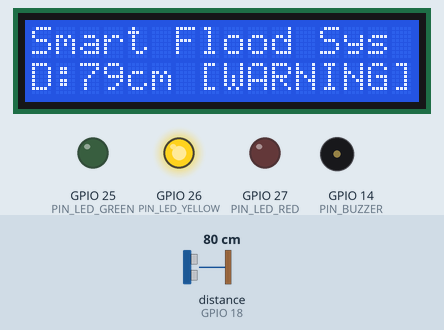
This sketch was run on a simulated ESP32. Shown: 16×2 character LCD, output pins drawn as LEDs (lit = HIGH), buzzer (waves = sounding, pin HIGH). Wiring (inferred from the names in the program): ultrasonic range finder: trigger GPIO 5; echo GPIO 18. The test bench sets the inputs (shaded band); at power-on: distance to the obstacle (sensor on GPIO 18) 80 cm. The echo pulse lasts 58.3 µs per cm; WiFi joins after 1.5 s; servers stay silent unless stated; random numbers use the default seed unless the sketch sets one; no MQTT or app messages arrive unless stated; pins used as bus, display or sensor lines are not drawn; what the sketch prints to the serial monitor is not drawn.

Above: at 3.8 s.
3.9 s: distance to the obstacle (sensor on GPIO 18) set to 54 cm
At 6.0 s:
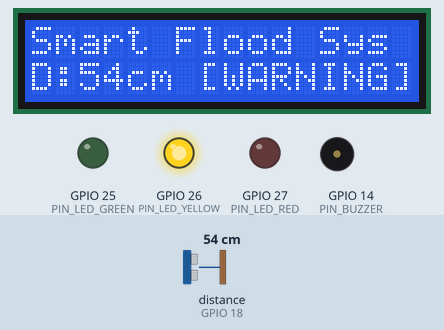
6.6 s: distance to the obstacle (sensor on GPIO 18) set to 45 cm
At 7.4 s:
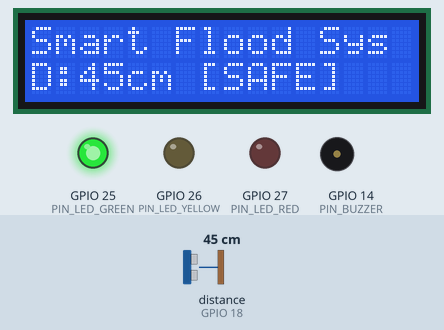
9.3 s: distance to the obstacle (sensor on GPIO 18) set to 120 cm
At 11.9 s:
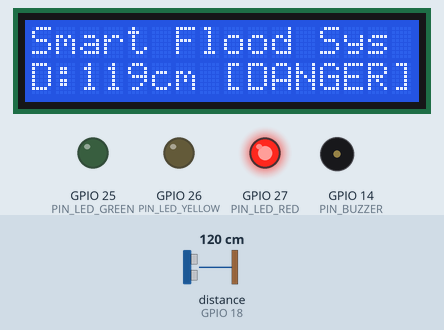
Timing chart, 0 to 13.4 s (numbered marks = the images above; inputs shaded):
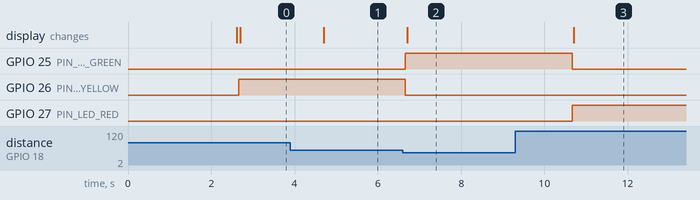

The sketch:

smart_flood_esp32.ino
```cpp
/*
  Smart Flood Detection System — ESP32 Firmware
  ==============================================
  Hardware:
  - ESP32 DevKit-C V4
  - Ultrasonic Sensor HC-SR04
  - 3x LEDs (Green, Yellow, Red) with 220 Ohm resistors
  - Active/Passive Buzzer
  - I2C LCD 16x2 (Address: 0x27 or 0x3F)

  Pinout:
  - HC-SR04 TRIG : GPIO 5
  - HC-SR04 ECHO : GPIO 18 (USE 1k + 2k VOLTAGE DIVIDER: 5V -> 3.3V!)
  - LED Hijau    : GPIO 25 (SAFE)
  - LED Kuning   : GPIO 26 (WARNING)
  - LED Merah    : GPIO 27 (DANGER)
  - Buzzer       : GPIO 14
  - LCD SDA      : GPIO 21
  - LCD SCL      : GPIO 22

  MQTT Topic : ti2024i/kelompok3/smartflood/data
  MQTT Broker: test.mosquitto.org : 1883
*/

#include <WiFi.h>
#include <PubSubClient.h>
#include <Wire.h>
#include <LiquidCrystal_I2C.h>
#include <ArduinoJson.h>

// --- WiFi Credentials ---
const char* ssid = "YOUR_WIFI_SSID";
const char* password = "YOUR_WIFI_PASSWORD";

// --- MQTT Settings ---
const char* mqtt_broker = "test.mosquitto.org";
const int mqtt_port = 1883;
const char* mqtt_topic = "ti2024i/kelompok3/smartflood/data";
const char* device_id = "smartflood-esp32-01";

// --- Pin Definitions ---
#define PIN_TRIG 5
#define PIN_ECHO 18
#define PIN_LED_GREEN 25
#define PIN_LED_YELLOW 26
#define PIN_LED_RED 27
#define PIN_BUZZER 14

// --- Distance Thresholds (Sensor-to-surface air gap in cm) ---
// Note: Per existing project spec:
// SAFE    : distance < 50 cm
// WARNING : 50 cm <= distance < 80 cm
// DANGER  : distance >= 80 cm
#define DIST_SAFE_THRESHOLD 50.0
#define DIST_WARN_THRESHOLD 80.0

WiFiClient espClient;
PubSubClient mqttClient(espClient);
LiquidCrystal_I2C lcd(0x27, 16, 2); // Change to 0x3F if 0x27 does not show text

unsigned long lastPublish = 0;
const unsigned long publishInterval = 2000; // Publish every 2 seconds

// Function to read ultrasonic distance with timeout
float readDistanceCm() {
  digitalWrite(PIN_TRIG, LOW);
  delayMicroseconds(2);
  digitalWrite(PIN_TRIG, HIGH);
  delayMicroseconds(10);
  digitalWrite(PIN_TRIG, LOW);

  // pulseIn with 30ms timeout (~5m max distance)
  long duration = pulseIn(PIN_ECHO, HIGH, 30000);
  if (duration == 0) {
    return -1.0; // Invalid / timeout
  }

  // Speed of sound = 343 m/s = 0.0343 cm/us
  // distance = (duration * 0.0343) / 2
  float distance = (duration * 0.0343) / 2.0;
  return distance;
}

void setupWiFi() {
  delay(10);
  Serial.print("Connecting to WiFi: ");
  Serial.println(ssid);

  WiFi.mode(WIFI_STA);
  WiFi.begin(ssid, password);

  int attempts = 0;
  while (WiFi.status() != WL_CONNECTED && attempts < 20) {
    delay(500);
    Serial.print(".");
    attempts++;
  }

  if (WiFi.status() == WL_CONNECTED) {
    Serial.println("\nWiFi connected!");
    Serial.print("IP Address: ");
    Serial.println(WiFi.localIP());
  } else {
    Serial.println("\nWiFi connection failed! Will retry in main loop.");
  }
}

void reconnectMQTT() {
  while (!mqttClient.connected()) {
    Serial.print("Attempting MQTT connection to ");
    Serial.print(mqtt_broker);
    Serial.print("...");

    String clientId = String(device_id) + "-" + String(random(0xffff), HEX);

    if (mqttClient.connect(clientId.c_str())) {
      Serial.println(" CONNECTED!");
    } else {
      Serial.print(" FAILED, rc=");
      Serial.print(mqttClient.state());
      Serial.println(". Retrying in 3 seconds...");
      delay(3000);
      if (WiFi.status() != WL_CONNECTED) {
        setupWiFi();
      }
    }
  }
}

void updateActuators(String status, bool sensorValid) {
  if (!sensorValid) {
    // Sensor error: all LEDs blink once or stay off
    digitalWrite(PIN_LED_GREEN, LOW);
    digitalWrite(PIN_LED_YELLOW, LOW);
    digitalWrite(PIN_LED_RED, LOW);
    digitalWrite(PIN_BUZZER, LOW);
    return;
  }

  if (status == "SAFE") {
    digitalWrite(PIN_LED_GREEN, HIGH);
    digitalWrite(PIN_LED_YELLOW, LOW);
    digitalWrite(PIN_LED_RED, LOW);
    digitalWrite(PIN_BUZZER, LOW);
  } else if (status == "WARNING") {
    digitalWrite(PIN_LED_GREEN, LOW);
    digitalWrite(PIN_LED_YELLOW, HIGH);
    digitalWrite(PIN_LED_RED, LOW);
    // Buzzer beeps slowly
    digitalWrite(PIN_BUZZER, (millis() % 1000 < 200) ? HIGH : LOW);
  } else if (status == "DANGER") {
    digitalWrite(PIN_LED_GREEN, LOW);
    digitalWrite(PIN_LED_YELLOW, LOW);
    digitalWrite(PIN_LED_RED, HIGH);
    // Buzzer continuous / fast beep
    digitalWrite(PIN_BUZZER, (millis() % 400 < 200) ? HIGH : LOW);
  }
}

void updateLCD(float distance, String status, bool sensorValid) {
  lcd.clear();
  lcd.setCursor(0, 0);
  lcd.print("Smart Flood Sys");

  lcd.setCursor(0, 1);
  if (!sensorValid) {
    lcd.print("Sensor: ERROR   ");
  } else {
    lcd.print("D:");
    lcd.print((int)distance);
    lcd.print("cm ");
    lcd.print("[");
    lcd.print(status);
    lcd.print("]");
  }
}

void setup() {
  Serial.begin(115200);

  pinMode(PIN_TRIG, OUTPUT);
  pinMode(PIN_ECHO, INPUT);
  pinMode(PIN_LED_GREEN, OUTPUT);
  pinMode(PIN_LED_YELLOW, OUTPUT);
  pinMode(PIN_LED_RED, OUTPUT);
  pinMode(PIN_BUZZER, OUTPUT);

  // Initialize LCD
  Wire.begin(21, 22);
  lcd.init();
  lcd.backlight();
  lcd.setCursor(0, 0);
  lcd.print("Smart Flood Sys");
  lcd.setCursor(0, 1);
  lcd.print("Booting up...");

  setupWiFi();

  mqttClient.setServer(mqtt_broker, mqtt_port);
  mqttClient.setBufferSize(512);

  delay(1000);
  lcd.clear();
}

void loop() {
  if (WiFi.status() != WL_CONNECTED) {
    setupWiFi();
  }

  if (!mqttClient.connected()) {
    reconnectMQTT();
  }
  mqttClient.loop();

  unsigned long now = millis();
  if (now - lastPublish >= publishInterval) {
    lastPublish = now;

    float distance = readDistanceCm();
    bool sensorValid = (distance > 0.0 && distance < 400.0);

    String status = "UNKNOWN";
    if (sensorValid) {
      if (distance < DIST_SAFE_THRESHOLD) {
        status = "SAFE";
      } else if (distance < DIST_WARN_THRESHOLD) {
        status = "WARNING";
      } else {
        status = "DANGER";
      }
    } else {
      status = "INVALID";
    }

    // Update physical actuators
    updateActuators(status, sensorValid);

    // Update 16x2 LCD
    updateLCD(distance, status, sensorValid);

    // Build JSON payload matching backend contract
    StaticJsonDocument<256> doc;
    doc["deviceId"] = device_id;
    if (sensorValid) {
      doc["distanceCm"] = serialized(String(distance, 1));
    } else {
      doc["distanceCm"] = -1.0;
    }
    doc["status"] = status;
    doc["sensorValid"] = sensorValid;
    doc["wifiConnected"] = (WiFi.status() == WL_CONNECTED);
    doc["uptimeSeconds"] = millis() / 1000;

    char buffer[256];
    serializeJson(doc, buffer);

    Serial.print("Publishing to ");
    Serial.print(mqtt_topic);
    Serial.print(": ");
    Serial.println(buffer);

    bool ok = mqttClient.publish(mqtt_topic, buffer);
    if (!ok) {
      Serial.println("MQTT publish failed!");
    }
  }
}
```

Measured:
- the behaviour switches between 51 and 50 cm on distance to the obstacle (sensor on GPIO 18) (found by bisection; images 1 and 2)
- after the input at 3.9 s, the display: changes after 0.80 s (image 1)
- after the input at 6.6 s, GPIO 25 (PIN_LED_GREEN): LOW → HIGH after 0.06 s; GPIO 26 (PIN_LED_YELLOW): HIGH → LOW after 0.06 s; the display: changes after 0.10 s (image 2)
- after the input at 9.3 s, GPIO 25 (PIN_LED_GREEN): HIGH → LOW after 1.4 s; GPIO 27 (PIN_LED_RED): LOW → HIGH after 1.4 s; the display: changes after 1.4 s (image 3)
